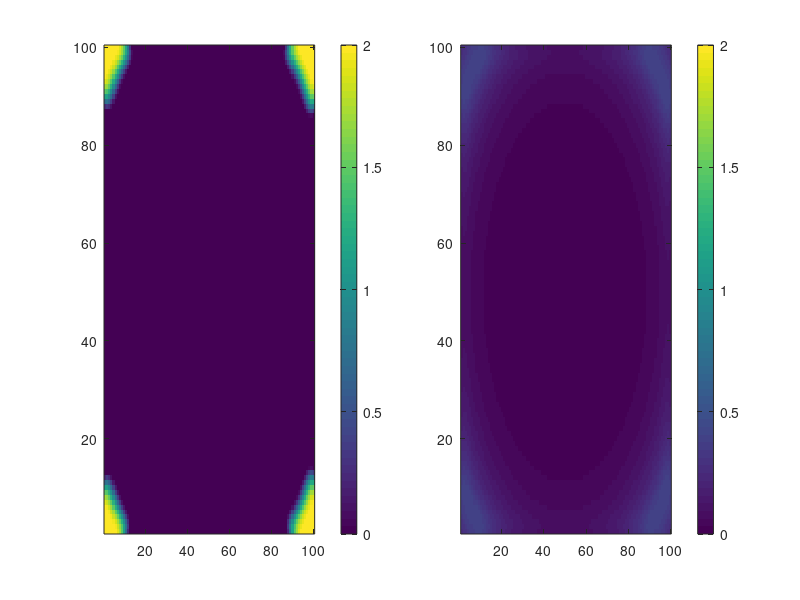

The MATLAB script that drew this image:
Tmax=500;Xmax=100;
A=zeros(Xmax,Xmax,Tmax);I=zeros(Xmax,Xmax,Tmax);
A(48:52,48:52,1)=1;                                                       
dt=0.01;da=20;aa=6;di=0.1;ii=-2;ia=-30;ai=0.5;
Amax=2;Imax=2;
for T=1:Tmax
    A(:,:,T+1)=dt*(4*da*del2(A(:,:,T))+aa*A(:,:,T)+ia*I(:,:,T))+A(:,:,T);
    I(:,:,T+1)=dt*(4*di*del2(I(:,:,T))+ii*I(:,:,T)+ai*A(:,:,T))+I(:,:,T);
    A(:,:,T+1)=A(:,:,T+1).*((A(:,:,T+1)>0)&(A(:,:,T+1)<Amax))+Amax.*(A(:,:,T+1)>Amax);%A(:,:,T+1)の上限下限を設定
    I(:,:,T+1)=I(:,:,T+1).*((I(:,:,T+1)>0)&(I(:,:,T+1)<Imax))+Imax.*(I(:,:,T+1)>Imax);%I(:,:,T+1)の上限下限を設定
end
figure('Position',[0 300 1000 400]);    %ウィンドウのサイズと位置は適宜調節する
for T=1:10:Tmax
    subplot(1,2,1);imagesc(A(:,:,T),[0 2]);set(gca,'YDir','normal');colorbar;
    subplot(1,2,2);imagesc(I(:,:,T),[0 2]);set(gca,'YDir','normal');colorbar;
    pause(0.0001);
end
